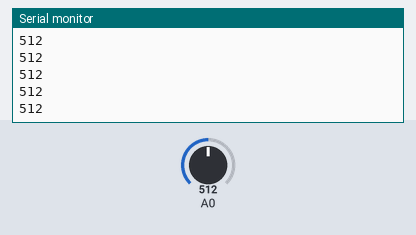
Bench run of a sketch on a simulated Arduino Uno, built with avr-gcc and run on an emulated ATmega328P. Parts: the last lines printed to the serial monitor. The inputs (shaded band) are chosen by the test bench; at power-on: A0 = 512.

Above: at 1.2 s.
1.3 s: A0 set to 716
At 2.4 s:
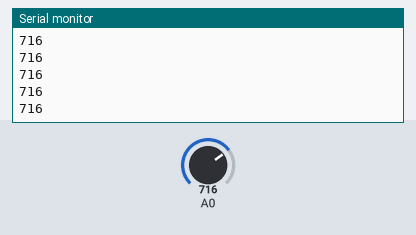
2.8 s: A0 set to 900
At 3.4 s:
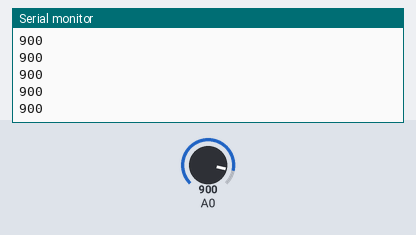
Timing chart, 0 to 5.8 s (numbered marks = the images above; inputs shaded):
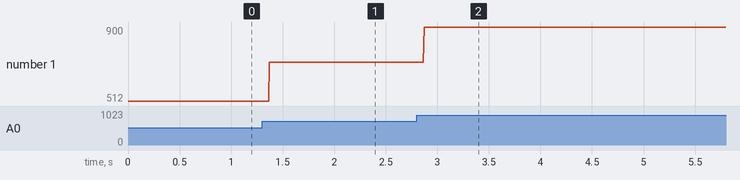

The sketch:

01_Analog_Read_Serial.ino
```cpp
int sensor_value;

void setup() {
    // init serial commu at 9600 bits per sec.
    Serial.begin(9600);
}

void loop() {
    sensor_value = analogRead(A0);
    Serial.println(sensor_value);
}
```

Measured:
- after the input at 1.3 s, the serial monitor: prints a new line after 0.07 s (image 1)
- after the input at 2.8 s, the serial monitor: prints a new line after 0.07 s (image 2)
- plotted number 1: 512 → 716 after the input at 1.3 s, 716 → 900 after the input at 2.8 s
